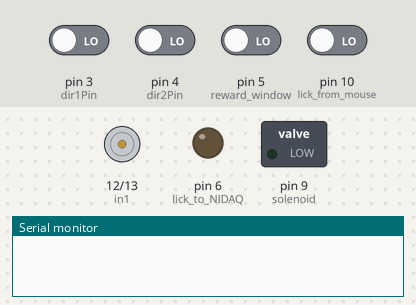
Bench run of a sketch on a simulated Arduino Uno, built with avr-gcc and run on an emulated ATmega328P. Shown: motor-driver pin pairs drawn as motors (green arrow = first pin HIGH = forward, orange = second pin HIGH = backward, longer = more drive, scaled by the enable pin), switched loads named in the sketch (green lamp = pin HIGH), output pins drawn as LEDs (lit = HIGH), the last lines printed to the serial monitor. The inputs (shaded band) are chosen by the test bench; at power-on: pin 3 (dir1Pin), pin 4 (dir2Pin), pin 5 (reward_window), pin 10 (lick_from_mouse) LOW.

Above: at 1.2 s.
1.3 s: pin 3 (dir1Pin) driven HIGH
At 2.5 s:
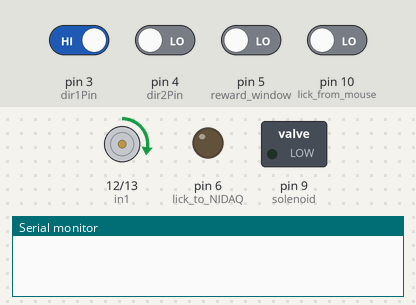
2.8 s: pin 10 (lick_from_mouse) driven HIGH
At 3.6 s:
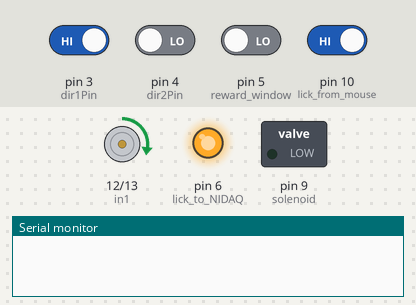
4.3 s: pin 5 (reward_window) driven HIGH
At 5.01 s:
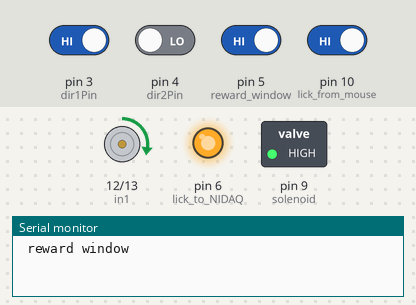
6.5 s: pin 3 (dir1Pin) driven LOW
At 7.6 s:
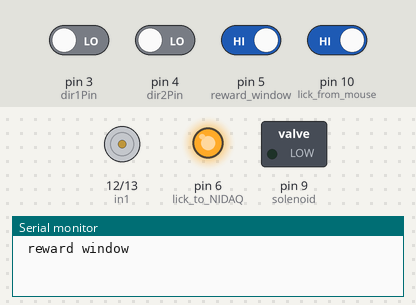
8.0 s: pin 4 (dir2Pin) driven HIGH
At 8.8 s:
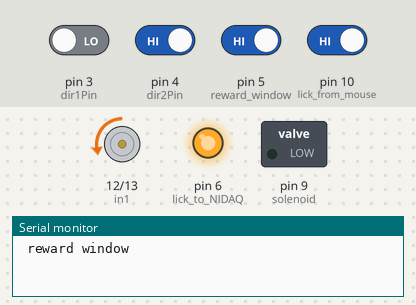
11.0 s: pin 4 (dir2Pin) driven LOW
At 15.01 s:
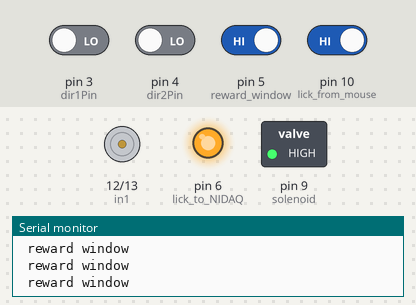
Timing chart, 0 to 21.5 s (numbered marks = the images above; inputs shaded):
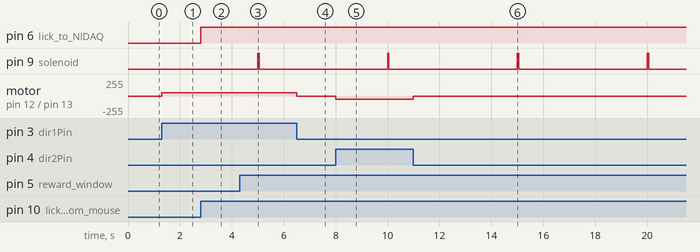

The sketch:

operant.ino
```cpp
/* code for arduino
licks, valve, and motor code

nidaq contains trial structure, mirrors for opto, data collection
*/

#define enA 11 // Power
#define in1 12 // Direction
#define in2 13 // Direction

// name arduino pin numbers
const int lick_from_mouse = 10;
const int lick_to_NIDAQ = 6;

const int trial_start = 2;
const int dir1Pin = 3;
const int dir2Pin = 4;
const int reward_window = 5;
const int solenoid = 9;


unsigned long iti = 5000;
unsigned long reward_time = millis();
unsigned long current_time = millis();

// constants
const int solenoidOpenDur = 50;

// is pin output or input
void setup(){
    Serial.begin(9600); // for Serial.print debugging

// inputs
    pinMode(lick_from_mouse, INPUT);
    pinMode(reward_window, INPUT);
    pinMode(trial_start, INPUT);
    pinMode(dir1Pin, INPUT);
    pinMode(dir2Pin, INPUT);

// outputs
    pinMode(lick_to_NIDAQ, OUTPUT);
    pinMode(solenoid, OUTPUT);
    // motor output
    pinMode(enA, OUTPUT);
    pinMode(in1, OUTPUT);
    pinMode(in2, OUTPUT);
    // light
    pinMode(LED_BUILTIN, OUTPUT);

}

void loop(){
// motor
  int dir1 = digitalRead(dir1Pin);    // pin from nidaq
  int dir2 = digitalRead(dir2Pin);    // pin from nidaq

  if (dir1 ==  HIGH) {
    startMotor(HIGH, LOW, 50);  // Rotate clockwise
    // Serial.print(F("dir1HIGH\n"));
  } else if (dir2 == HIGH) {
    startMotor(LOW, HIGH, 50);  // Rotate counterclockwise
   // Serial.print(F("dir2HIGH)\n"));
  } else {
    stopMotor();
  }

// licks
  if(digitalRead(lick_from_mouse) == HIGH){
    digitalWrite(lick_to_NIDAQ, HIGH);
  } else {
    digitalWrite(lick_to_NIDAQ, LOW);
}

// reward
  current_time = millis();
  if(digitalRead(reward_window) == HIGH & digitalRead(lick_from_mouse) == HIGH & current_time - reward_time > iti){
    reward_time = millis();
    Serial.print(F("\n reward window"));
    digitalWrite(solenoid, HIGH);
    delay(solenoidOpenDur);
    digitalWrite(solenoid, LOW);
  }
}

void stopMotor(){
    analogWrite(enA, 0);
}

void startMotor(int dir1, int dir2, int power){
  digitalWrite(in1, dir1);
  digitalWrite(in2, dir2);
  analogWrite(enA, power);
}
```

Measured:
- after the input at 1.3 s, motor on pin 12 (in1) / pin 13 (in2): stopped → forward 50/255 at once
- after the input at 2.8 s, pin 6 (lick_to_NIDAQ): LOW → HIGH at once
- after the input at 4.3 s, pin 9 (solenoid): LOW → HIGH after 0.70 s, → LOW 0.05 s later
- after the input at 6.5 s, motor on pin 12 (in1) / pin 13 (in2): forward 50/255 → stopped at once
- after the input at 8.0 s, motor on pin 12 (in1) / pin 13 (in2): stopped → backward 50/255 at once
- after the input at 11.0 s, motor on pin 12 (in1) / pin 13 (in2): backward 50/255 → stopped at once
